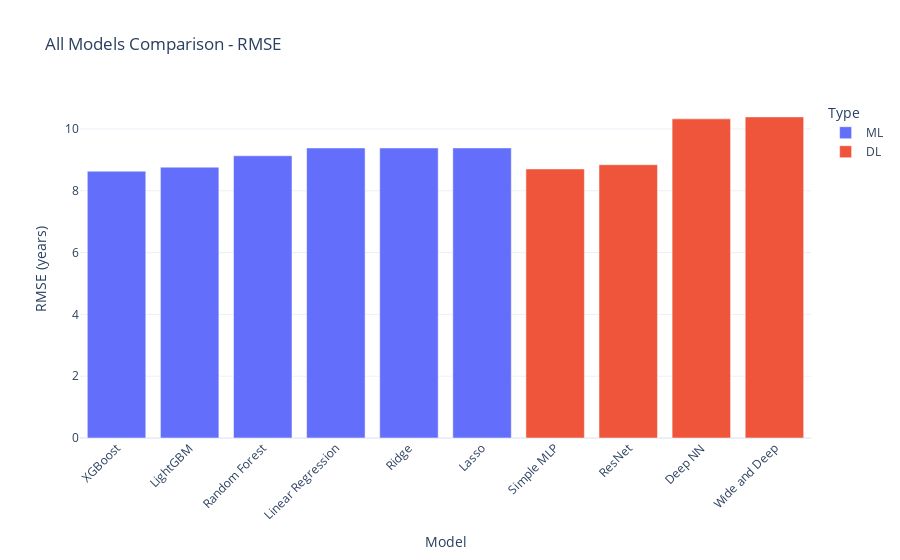

The code cell stored with this chart in its notebook:
### Markdown cell above
## 4. Visualize Comparison

### Code cell
fig = px.bar(
    results_df,
    x='Model',
    y='RMSE',
    color='Type',
    title='All Models Comparison - RMSE',
    labels={'RMSE': 'RMSE (years)'},
    color_discrete_map={'ML': '#636EFA', 'DL': '#EF553B'}
)
fig.update_layout(template='plotly_white', xaxis_tickangle=-45)
fig.write_html('reports/figures/33_all_models_rmse.html')
fig.show()

### Figure 1 — Plotly figure (JSON) as saved in the notebook; plotly's stock layout.template omitted (floating-point values rounded to 4 significant figures)
{"data": [{"hovertemplate": "Type=ML<br>Model=%{x}<br>RMSE (years)=%{y}<extra></extra>", "legendgroup": "ML", "marker": {"color": "#636EFA", "pattern": {"shape": ""}}, "name": "ML", "orientation": "v", "showlegend": true, "textposition": "auto", "type": "bar", "x": ["XGBoost", "LightGBM", "Random Forest", "Linear Regression", "Ridge", "Lasso"], "xaxis": "x", "y": [8.634, 8.765, 9.132, 9.385, 9.385, 9.387], "yaxis": "y"}, {"hovertemplate": "Type=DL<br>Model=%{x}<br>RMSE (years)=%{y}<extra></extra>", "legendgroup": "DL", "marker": {"color": "#EF553B", "pattern": {"shape": ""}}, "name": "DL", "orientation": "v", "showlegend": true, "textposition": "auto", "type": "bar", "x": ["Simple MLP", "ResNet", "Deep NN", "Wide and Deep"], "xaxis": "x", "y": [8.706, 8.843, 10.33, 10.39], "yaxis": "y"}], "layout": {"barmode": "relative", "legend": {"title": {"text": "Type"}, "tracegroupgap": 0}, "title": {"text": "All Models Comparison - RMSE"}, "xaxis": {"anchor": "y", "domain": [0, 1], "tickangle": -45, "title": {"text": "Model"}}, "yaxis": {"anchor": "x", "domain": [0, 1], "title": {"text": "RMSE (years)"}}}}
